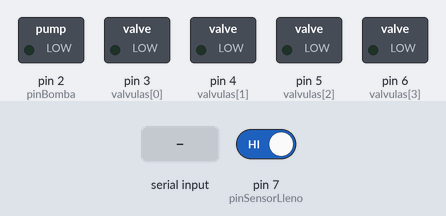
Bench run of a sketch on a simulated Arduino Uno, built with avr-gcc and run on an emulated ATmega328P. Parts: switched loads named in the sketch (green lamp = pin HIGH). Inputs (shaded band) come from the test bench; at power-on: pin 7 (pinSensorLleno) HIGH.

Above: at 1.2 s.
1.3 s: "b" received over Serial
At 2.0 s:
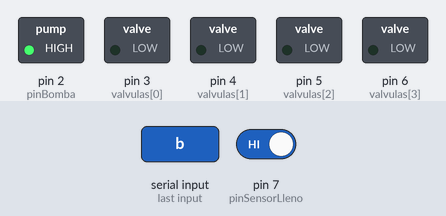
2.8 s: "1" received over Serial
At 3.2 s:
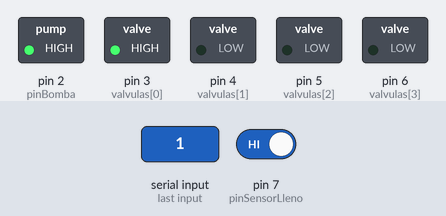
4.3 s: "x" received over Serial
At 5.5 s:
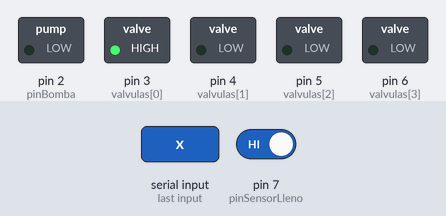
5.8 s: "2" received over Serial
At 6.7 s:
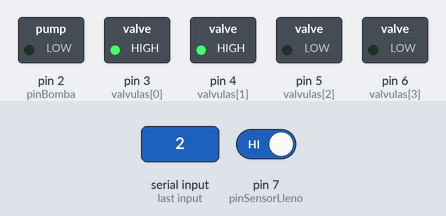
7.3 s: "q" received over Serial
At 7.8 s:
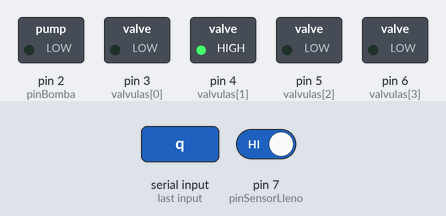
8.8 s: "3" received over Serial
At 10.1 s:
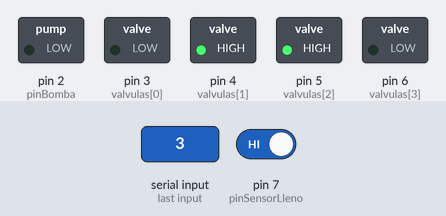
Timing chart, 0 to 11.3 s (numbered marks = the images above; inputs shaded):
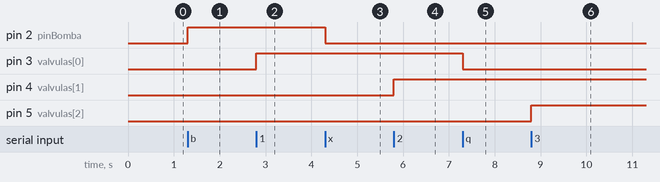

The sketch:

ArduinoVersion1.ino
```cpp
// Pin de la bomba única
const int pinBomba = 2;
// Pines de las 4 electroválvulas
int valvulas[] = {3, 4, 5, 6};

// NUEVO: Pin del sensor de nivel (Tanque Lleno)
const int pinSensorLleno = 7;
bool transmitidoLleno = false; // Evita saturar el puerto serie con mensajes repetidos

void setup() {
  Serial.begin(9600);

  // Configuración de salidas
  pinMode(pinBomba, OUTPUT);
  digitalWrite(pinBomba, LOW);

  for(int i = 0; i < 4; i++) {
    pinMode(valvulas[i], OUTPUT);
    digitalWrite(valvulas[i], LOW);
  }

  // NUEVO: Configuración del sensor con resistencia Pull-Up interna
  // Cambiar a INPUT si usas una resistencia física externa a GND
  pinMode(pinSensorLleno, INPUT_PULLUP);
}

void loop() {
  // 1. MONITOREO DEL SENSOR (Para el modo "Tanque Lleno" de tu C#)
  // Si usas INPUT_PULLUP, el pin pasa a LOW cuando el agua toca el sensor.
  if (digitalRead(pinSensorLleno) == LOW) {
    if (!transmitidoLleno) {
      // Apagado de emergencia inmediato en el hardware por seguridad
      digitalWrite(pinBomba, LOW);
      for(int i = 0; i < 4; i++) {
        digitalWrite(valvulas[i], LOW);
      }

      // Enviar alerta a C# para activar el MessageBox y actualizar la interfaz
      Serial.println("LLENO");
      transmitidoLleno = true;
    }
  } else {
    transmitidoLleno = false; // Resetear la bandera si el nivel baja
  }

  // 2. PROCESAMIENTO DE COMANDOS DESDE LA PC
  if (Serial.available() > 0) {
    char cmd = Serial.read();

    switch(cmd) {
      // Control de la Bomba Principal
      case 'b': digitalWrite(pinBomba, HIGH); break;
      case 'x': digitalWrite(pinBomba, LOW); break;

      // Electroválvula 1 (Estación 1)
      case '1': digitalWrite(valvulas[0], HIGH); break;
      case 'q': digitalWrite(valvulas[0], LOW); break;

      // Electroválvula 2 (Estación 2)
      case '2': digitalWrite(valvulas[1], HIGH); break;
      case 'w': digitalWrite(valvulas[1], LOW); break;

      // Electroválvula 3 (Estación 3)
      case '3': digitalWrite(valvulas[2], HIGH); break;
      case 'e': digitalWrite(valvulas[2], LOW); break;

      // Electroválvula 4 (Estación 4)
      case '4': digitalWrite(valvulas[3], HIGH); break;
      case 'r': digitalWrite(valvulas[3], LOW); break;
    }
  }
}
```

Measured:
- after the input at 1.3 s, pin 2 (pinBomba): LOW → HIGH at once
- after the input at 2.8 s, pin 3 (valvulas[0]): LOW → HIGH at once
- after the input at 4.3 s, pin 2 (pinBomba): HIGH → LOW at once
- after the input at 5.8 s, pin 4 (valvulas[1]): LOW → HIGH at once
- after the input at 7.3 s, pin 3 (valvulas[0]): HIGH → LOW at once
- after the input at 8.8 s, pin 5 (valvulas[2]): LOW → HIGH at once
